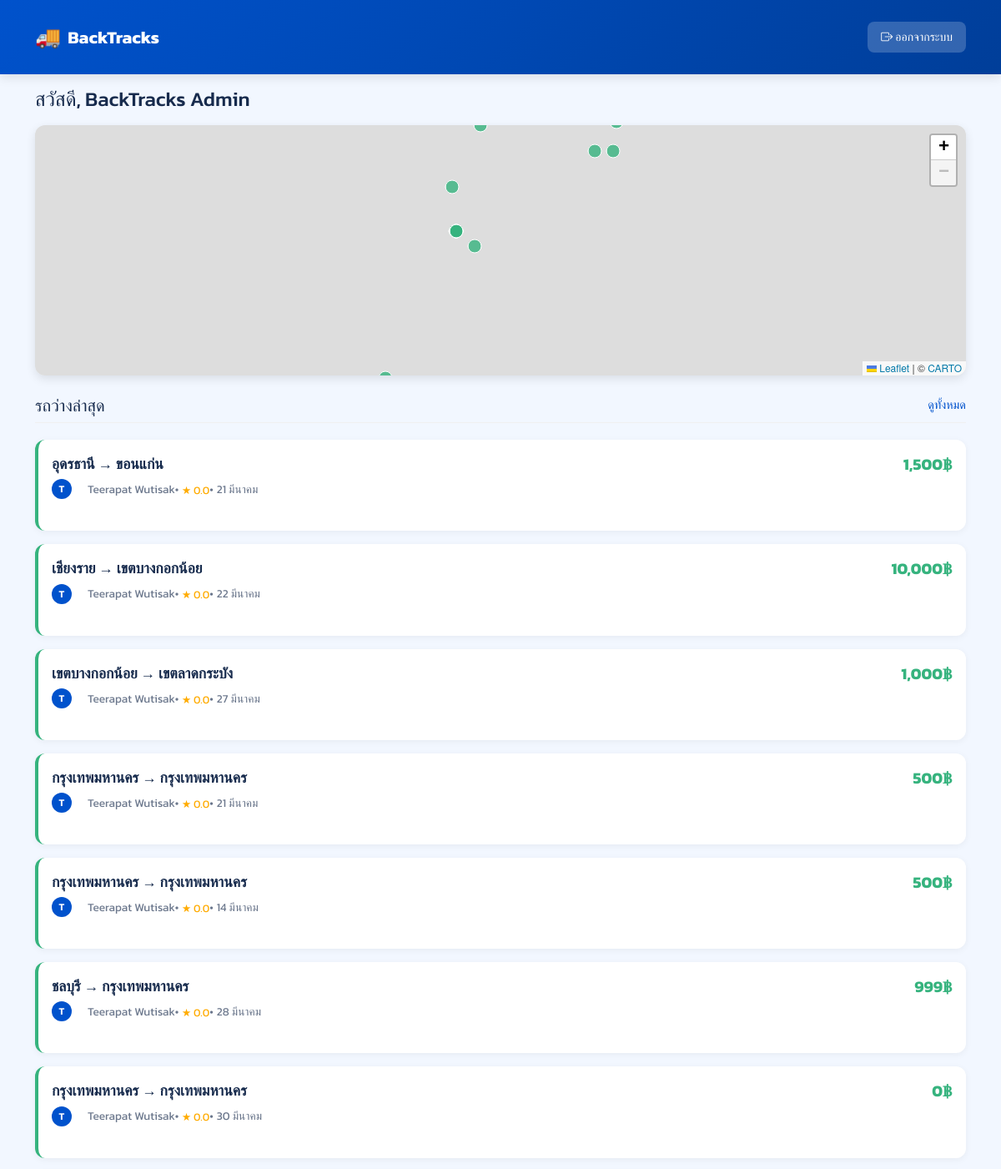
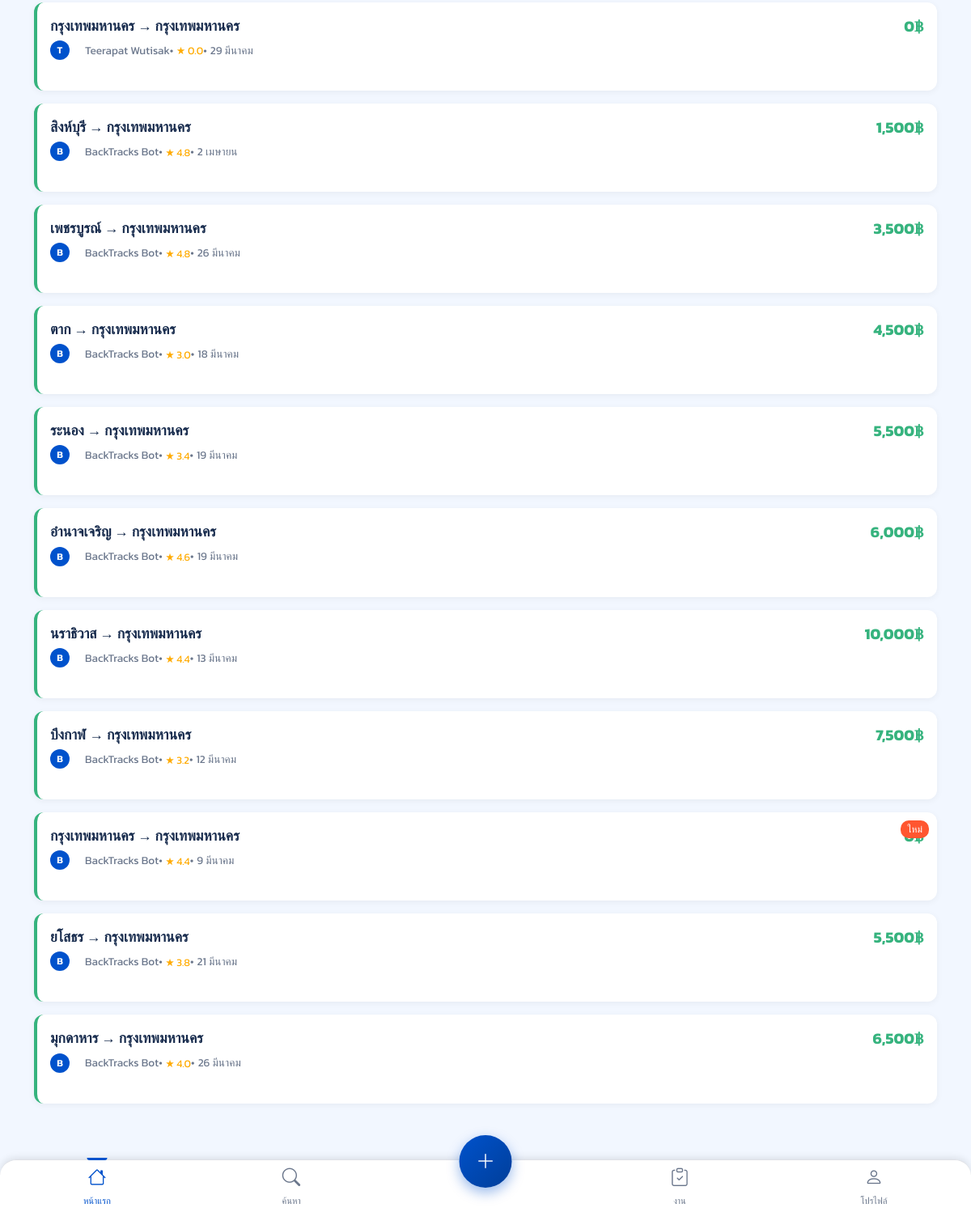
The page /dashboard (signed in) on the database its author committed (2 pictures, top to bottom).
### app.py (models this page shows)
class User(UserMixin, db.Model):
    id = db.Column(db.Integer, primary_key=True)
    email = db.Column(db.String(120), unique=True, nullable=False)
    phone = db.Column(db.String(10), unique=True, nullable=False)
    password = db.Column(db.String(120), nullable=False)
    name = db.Column(db.String(120), nullable=True)
    is_admin = db.Column(db.Boolean, default=False)
    trucks = db.relationship('Truck', backref='user', lazy=True)
    created_at = db.Column(db.DateTime, default=datetime.now)

class Truck(db.Model):
    id = db.Column(db.Integer, primary_key=True)
    user_id = db.Column(db.Integer, db.ForeignKey('user.id'), nullable=False)
    plate = db.Column(db.String(10), nullable=False)
    truck_type = db.Column(db.String(20), default="สไลด์หัวลาก", nullable=False)
    start = db.Column(db.String(50), nullable=False)
    dest = db.Column(db.String(50), nullable=False)
    return_date = db.Column(db.String(20), nullable=False)
    price = db.Column(db.Integer, nullable=False)
    lat = db.Column(db.Float, nullable=False)
    lon = db.Column(db.Float, nullable=False)
    is_confirmed = db.Column(db.Boolean, default=False)
    is_expired = db.Column(db.Boolean, default=False)
    created_at = db.Column(db.DateTime, default=datetime.now)
    updated_at = db.Column(db.DateTime, default=datetime.now, onupdate=datetime.now)
    review_count = db.Column(db.Integer, default=0)
    rating = db.Column(db.Float, default=0)

### app.py (the view, shortened to what this page needs)
@app.route("/dashboard", methods=["GET", "POST"])
@login_required
def dashboard():
    check_expired_trucks()
    trucks = Truck.query.filter_by(is_confirmed=False, is_expired=False).order_by(Truck.id.desc()).all() or []
    truck_form = TruckForm()
    contact_phone = "08-123-45678"
    notifications = Notification.query.filter_by(user_id=current_user.id, is_read=False).order_by(Notification.created_at.desc()).all()
    unread_count = len(notifications)
    for truck in trucks:
        truck.is_new = is_new_job(truck.return_date)
    return render_template(
        "dashboard.html",
        truck_form=truck_form,
        trucks=trucks,
        provinces=provinces,
        contact_phone=contact_phone,
        notifications=notifications,
        unread_count=unread_count
    )

### app.py (called while the page is built, shortened)
def format_thai_date(date_str):
    thai_months = {
        1: "มกราคม", 2: "กุมภาพันธ์", 3: "มีนาคม", 4: "เมษายน", 5: "พฤษภาคม", 6: "มิถุนายน",
        7: "กรกฎาคม", 8: "สิงหาคม", 9: "กันยายน", 10: "ตุลาคม", 11: "พฤศจิกายน", 12: "ธันวาคม"
    }
    date_obj = datetime.strptime(date_str, "%Y-%m-%d")
    return f"{date_obj.day} {thai_months[date_obj.month]}"

@app.template_filter('thai_date')
def thai_date_filter(date_str):
    return format_thai_date(date_str)

def is_new_job(return_date):
    try:
        return_date_obj = datetime.strptime(return_date, "%Y-%m-%d")
        now = datetime.now()
        days_diff = (return_date_obj - now).days
        return 0 <= days_diff <= 1
    except:
        return False

@login_manager.user_loader
def load_user(user_id):
    return db.session.get(User, int(user_id))

def check_expired_trucks():
    trucks = Truck.query.filter_by(is_confirmed=False, is_expired=False).all()
    now = datetime.now()
    for truck in trucks:
        return_date_obj = datetime.strptime(truck.return_date, "%Y-%m-%d")
        days_until_expiry = (return_date_obj - now).days
    db.session.commit()

@app.context_processor
def utility_processor():
    return {
        'is_bangkok_area': is_bangkok_area
    }

### templates/dashboard.html (shortened to what this page needs)
{% extends "base.html" %}
{% block content %}
<div class="container">
    <div class="d-flex justify-content-between align-items-center mb-3">
        <h1 class="h4 mb-0">สวัสดี, {{ current_user.name }}</h1>
    </div>
    <div class="map-container">
        <div id="map"></div>
    </div>
    <div class="section-header d-flex justify-content-between align-items-center mt-4 mb-3">
        <h2 class="h5 mb-0">รถว่างล่าสุด</h2>
        <a href="{{ url_for('search') }}" class="view-all">ดูทั้งหมด</a>
    </div>
    <div class="truck-list">
        {% if trucks and trucks|length > 0 %}
            {% for truck in trucks %}
                <div class="truck-card animate__animated animate__fadeIn   {% if truck.is_new %}new-job{% endif %}" onclick="showTruckDetail({{ truck.id }})">
                    <div class="truck-card-header">
                        <div>
                            <div class="truck-route">{{ truck.start }} → {{ truck.dest }}</div>
                            <div class="truck-details d-flex align-items-center">
                                <div class="driver-avatar">{{ truck.user.name[0]|upper }}</div>
                                <span class="ms-1">{{ truck.user.name }}</span> •
                                <span class="rating ms-1">
                                    ★ {{ truck.rating }}
                                </span>
                                {% if not truck.is_confirmed %}
                                • <span class="ms-1">{{ truck.return_date|thai_date }}</span>
                                {% endif %}
                            </div>
                        </div>
                        <div class="truck-price {% if truck.is_confirmed %}confirmed{% endif %}">
                            {% if truck.is_confirmed %}
                                <span class="status-badge confirmed">จองแล้ว</span>
                            {% else %}
                                {{ "{:,}".format(truck.price) }}฿
                            {% endif %}
                        </div>
                    </div>
                </div>
            {% endfor %}
        {% endif %}
    </div>
</div>
{% endblock %}

### static/css/main.css (style rules this page uses)
:root { --primary: #0052CC; --secondary: #00B8D9; --success: #36B37E; --warning: #FFAB00; --danger: #FF5630; --dark: #172B4D; --gray: #6B778C; --light-gray: #DFE1E6; --white: #FFFFFF; --map-bg: #F2F7FF; }
body { margin: 0; padding: 0; background-color: #f5f5f5; color: var(--dark); min-height: 100vh; position: relative; padding-bottom: 70px; }
.map-container { height: 300px; border-radius: 12px; overflow: hidden; margin: 15px 0; box-shadow: 0 2px 4px rgba(0, 0, 0, 0.1); }
#map { height: 100%; width: 100%; }
.truck-list { margin-top: 20px; }
.truck-card { background-color: var(--white); border-radius: 12px; padding: 15px; margin-bottom: 15px; box-shadow: 0 2px 4px rgba(0, 0, 0, 0.05); border-left: 4px solid var(--success); }
.truck-card-header { display: flex; justify-content: space-between; align-items: flex-start; margin-bottom: 10px; }
.truck-route { font-weight: 600; font-size: 16px; color: var(--dark); }
.truck-price { font-weight: 700; color: var(--success); font-size: 16px; }
.truck-details { font-size: 13px; color: var(--gray); margin-bottom: 10px; }
.driver-avatar { width: 40px; height: 40px; border-radius: 50%; background-color: var(--primary); display: flex; align-items: center; justify-content: center; color: var(--white); font-weight: 600; margin-right: 15px; }
.rating { font-size: 12px; margin-top: 3px; }

### templates/base.html (style rules this page uses)
:root { --primary-color: #0052CC; --primary-light: #E5F0FF; --primary-dark: #003E99; --accent-color: #FF5630; --success-color: #36B37E; --warning-color: #FFAB00; --error-color: #FF5630; --text-dark: #172B4D; --text-light: #6B778C; --bg-light: #F2F7FF; --white: #FFFFFF; --shadow-sm: 0 2px 8px rgba(0, 0, 0, 0.05); --shadow-md: 0 4px 12px rgba(0, 0, 0, 0.1); --shadow-lg: 0 8px 24px rgba(0, 0, 0, 0.12); --rounded-sm: 8px; --rounded-md: 12px; --rounded-lg: 16px; }
body { font-family: 'Kanit', sans-serif; background-color: var(--bg-light); color: var(--text-dark); padding-bottom: 70px; overflow-x: hidden; min-height: 100vh; }
.truck-card { background-color: white; border-radius: var(--rounded-md); box-shadow: var(--shadow-sm); padding: 1rem; margin-bottom: 1rem; transition: all 0.3s ease; position: relative; border-left: 4px solid var(--success-color); }
.truck-card-header { display: flex; justify-content: space-between; margin-bottom: 0.75rem; }
.truck-route { font-weight: 600; font-size: 1.1rem; margin-bottom: 0.3rem; }
.truck-details { color: var(--text-light); font-size: 0.85rem; }
.truck-price { font-weight: 700; color: var(--success-color); font-size: 1.2rem; }

### templates/dashboard.html (style rules this page uses)
.map-container { height: 300px; border-radius: var(--rounded-md); overflow: hidden; box-shadow: var(--shadow-md); margin-bottom: 1rem; }
#map { height: 100%; }
.section-header { border-bottom: 1px solid #f0f0f0; padding-bottom: 0.5rem; }
.view-all { font-size: 0.9rem; color: var(--primary-color); text-decoration: none; font-weight: 500; }
.truck-list { margin-bottom: 3rem; }
.truck-card { background-color: white; border-radius: var(--rounded-md); box-shadow: var(--shadow-sm); padding: 1rem; margin-bottom: 1rem; transition: all 0.2s ease; position: relative; border-left: 4px solid var(--success-color); cursor: pointer; }
.driver-avatar { width: 24px; height: 24px; border-radius: 50%; background-color: var(--primary-color); color: white; display: inline-flex; align-items: center; justify-content: center; font-size: 12px; font-weight: 600; }
.rating { color: var(--warning-color); font-size: 13px; }
.new-job::after { content: "ใหม่"; position: absolute; top: 10px; right: 10px; background-color: var(--error-color); color: white; padding: 2px 8px; border-radius: 10px; font-size: 12px; z-index: 1; }

### rows shown on the page
User: name "BackTracks Admin"
Truck: start "อุดรธานี", dest "ขอนแก่น", user "T", user.name "Teerapat Wutisak", rating "0.0", return_date|thai_date "21 มีนาคม", price "1,500"
Truck: start "เชียงราย", dest "เขตบางกอกน้อย", user "T", user.name "Teerapat Wutisak", rating "0.0", return_date|thai_date "22 มีนาคม", price "10,000"
Truck: start "เขตบางกอกน้อย", dest "เขตลาดกระบัง", user "T", user.name "Teerapat Wutisak", rating "0.0", return_date|thai_date "27 มีนาคม", price "1,000"
Truck: start "กรุงเทพมหานคร", dest "กรุงเทพมหานคร", user "T", user.name "Teerapat Wutisak", rating "0.0", return_date|thai_date "21 มีนาคม", price "500"
Truck: start "กรุงเทพมหานคร", dest "กรุงเทพมหานคร", user "T", user.name "Teerapat Wutisak", rating "0.0", return_date|thai_date "14 มีนาคม", price "500"
Truck: start "ชลบุรี", dest "กรุงเทพมหานคร", user "T", user.name "Teerapat Wutisak", rating "0.0", return_date|thai_date "28 มีนาคม", price "999"
Truck: start "กรุงเทพมหานคร", dest "กรุงเทพมหานคร", user "T", user.name "Teerapat Wutisak", rating "0.0", return_date|thai_date "30 มีนาคม", price "0"
Truck: start "กรุงเทพมหานคร", dest "กรุงเทพมหานคร", user "T", user.name "Teerapat Wutisak", rating "0.0", return_date|thai_date "29 มีนาคม", price "0"
Truck: start "สิงห์บุรี", dest "กรุงเทพมหานคร", user "B", user.name "BackTracks Bot", rating "4.8", return_date|thai_date "2 เมษายน", price "1,500"
Truck: start "เพชรบูรณ์", dest "กรุงเทพมหานคร", user "B", user.name "BackTracks Bot", rating "4.8", return_date|thai_date "26 มีนาคม", price "3,500"
Truck: start "ตาก", dest "กรุงเทพมหานคร", user "B", user.name "BackTracks Bot", rating "3.0", return_date|thai_date "18 มีนาคม", price "4,500"
Truck: start "ระนอง", dest "กรุงเทพมหานคร", user "B", user.name "BackTracks Bot", rating "3.4", return_date|thai_date "19 มีนาคม", price "5,500"
Truck: start "อำนาจเจริญ", dest "กรุงเทพมหานคร", user "B", user.name "BackTracks Bot", rating "4.6", return_date|thai_date "19 มีนาคม", price "6,000"
Truck: start "นราธิวาส", dest "กรุงเทพมหานคร", user "B", user.name "BackTracks Bot", rating "4.4", return_date|thai_date "13 มีนาคม", price "10,000"
Truck: start "บึงกาฬ", dest "กรุงเทพมหานคร", user "B", user.name "BackTracks Bot", rating "3.2", return_date|thai_date "12 มีนาคม", price "7,500"
Truck: start "กรุงเทพมหานคร", dest "กรุงเทพมหานคร", user "B", user.name "BackTracks Bot", rating "4.4", return_date|thai_date "9 มีนาคม", price "0"
Truck: start "ยโสธร", dest "กรุงเทพมหานคร", user "B", user.name "BackTracks Bot", rating "3.8", return_date|thai_date "21 มีนาคม", price "5,500"
Truck: start "มุกดาหาร", dest "กรุงเทพมหานคร", user "B", user.name "BackTracks Bot", rating "4.0", return_date|thai_date "26 มีนาคม", price "6,500"
